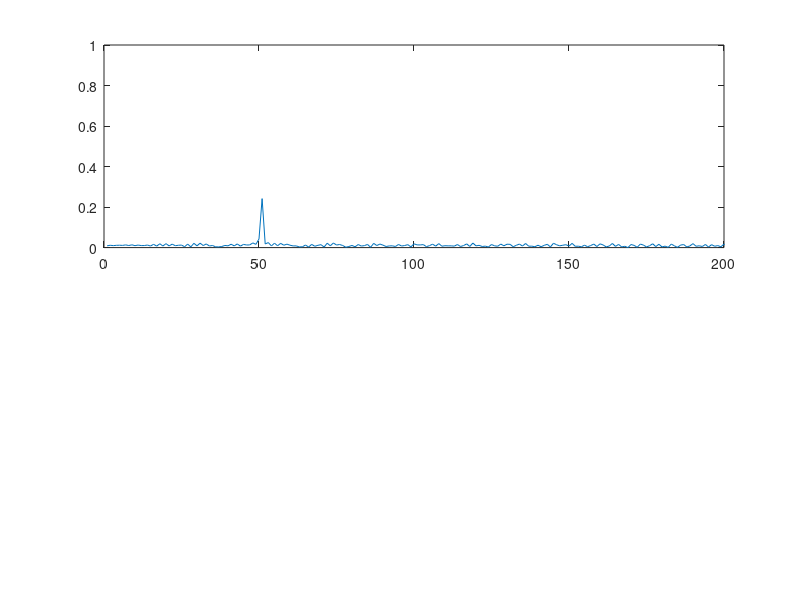
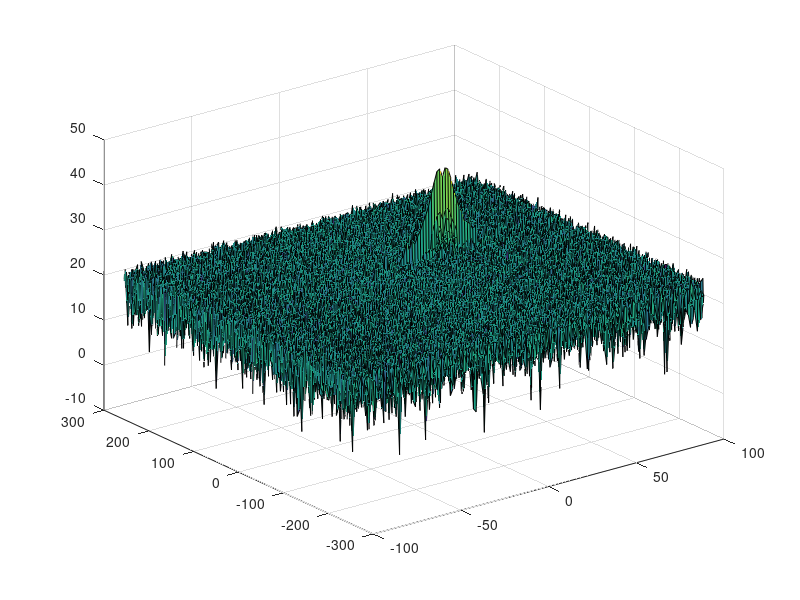

The MATLAB source for these figures, in order: (Note: this script raises an error after producing the figures.)

clear all
clc;

% Radar Specifications
frequency = 77e9; % Frequency of operation = 77GHz
maxRange = 200; % Max Range = 200m
rangeResolution = 1; % Range Resolution = 1 m
maxVelocity = 100; % Max Velocity = 100 m/s

% Speed of light
c = 3e8; % speed of light = 3e8 m/s

%%%%%%%%%%%%%%%%%%%%%%%%%%%

%speed of light = 3e8
%% User Defined Range and Velocity of target
% 1:
% define the target's initial position and velocity. Note : Velocity
% remains contant

% User Defined Range and Velocity of target
initialPosition = 50; % Example: 50 meters
velocity = 30; % Example: 30 m/s (constant velocity)
%%%%%%%%%%%%%%%%%%%%%%%%%%%

 


%% FMCW Waveform Generation

% 2:
%Design the FMCW waveform by giving the specs of each of its parameters.
% Calculate the Bandwidth (B), Chirp Time (Tchirp) and Slope (slope) of the FMCW
% chirp using the requirements above.


% FMCW Waveform Generation
B = c / (2 * rangeResolution); % Bandwidth
Tchirp = 5.5 * (2 * maxRange / c); % Chirp time (factor of 5.5 is typical)
slope = B / Tchirp; % Slope of the FMCW chirp
%%%%%%%%%%%%%%%%%%%%%%%%%%%



%Operating carrier frequency of Radar 
fc= 77e9;             %carrier freq

                                                          
%The number of chirps in one sequence. Its ideal to have 2^ value for the ease of running the FFT
%for Doppler Estimation. 
Nd=128;                   % #of doppler cells OR #of sent periods % number of chirps

%The number of samples on each chirp. 
Nr=1024;                  %for length of time OR # of range cells

% Timestamp for running the displacement scenario for every sample on each
% chirp
t=linspace(0,Nd*Tchirp,Nr*Nd); %total time for samples


%Creating the vectors for Tx, Rx and Mix based on the total samples input.
Tx=zeros(1,length(t)); %transmitted signal
Rx=zeros(1,length(t)); %received signal
Mix = zeros(1,length(t)); %beat signal

%Similar vectors for range_covered and time delay.
r_t=zeros(1,length(t));
td=zeros(1,length(t));


%% Signal generation and Moving Target simulation
% Running the radar scenario over the time. 

for i=1:length(t)         
    
    
    % *%TODO* :
    %For each time stamp update the Range of the Target for constant velocity. 
    
     % Update the Range of the Target for constant velocity
    r_t(i) = initialPosition + velocity * t(i);
    td(i) = 2 * r_t(i) / c; % Time delay



    % *%TODO* :
    %For each time sample we need update the transmitted and
    %received signal. 
    % Update the transmitted and received signal
    Tx(i) = cos(2 * pi * (frequency * t(i) + (slope * t(i)^2) / 2));
    Rx(i) = cos(2 * pi * (frequency * (t(i) - td(i)) + (slope * (t(i) - td(i))^2) / 2));



    
    % 3:
    %Now by mixing the Transmit and Receive generate the beat signal
    %This is done by element wise matrix multiplication of Transmit and
    %Receiver Signal
    % Generate the beat signal by mixing Tx and Rx
    Mix(i) = Tx(i) .* Rx(i);    
end

%% RANGE MEASUREMENT


 % 4:
%reshape the vector into Nr*Nd array. Nr and Nd here would also define the size of
%Range and Doppler FFT respectively.

Mix = reshape(Mix, [Nr, Nd]);

 % 5:
%run the FFT on the beat signal along the range bins dimension (Nr) and
%normalize.

sig_fft1 = fft(Mix, Nr);
sig_fft1 = sig_fft1 / Nr;



 % 6:
% Take the absolute value of FFT output
sig_fft1 = abs(sig_fft1);


 % 7:
% Output of FFT is double sided signal, but we are interested in only one side of the spectrum.
% Hence we throw out half of the samples.


% Keep one side of the spectrum
sig_fft1 = sig_fft1(1:Nr/2);



%plotting the range
figure ('Name','Range from First FFT')
subplot(2,1,1)

 % 8:
 % plot FFT output 
plot(sig_fft1);
 
axis ([0 200 0 1]);



%% RANGE DOPPLER RESPONSE
% The 2D FFT implementation is already provided here. This will run a 2DFFT
% on the mixed signal (beat signal) output and generate a range doppler
% map.You will implement CFAR on the generated RDM




% Range Doppler Map Generation.

% The output of the 2D FFT is an image that has reponse in the range and
% doppler FFT bins. So, it is important to convert the axis from bin sizes
% to range and doppler based on their Max values.

Mix=reshape(Mix,[Nr,Nd]);

% 2D FFT using the FFT size for both dimensions.
sig_fft2 = fft2(Mix,Nr,Nd);

% Taking just one side of signal from Range dimension.
sig_fft2 = sig_fft2(1:Nr/2,1:Nd);
sig_fft2 = fftshift (sig_fft2);
RDM = abs(sig_fft2);
RDM = 10*log10(RDM) ;

%use the surf function to plot the output of 2DFFT and to show axis in both
%dimensions
doppler_axis = linspace(-100,100,Nd);
range_axis = linspace(-200,200,Nr/2)*((Nr/2)/400);
figure,surf(doppler_axis,range_axis,RDM);

%% CFAR implementation

%Slide Window through the complete Range Doppler Map

% 9:
%Select the number of Training Cells in both the dimensions.

% Number of Training Cells in both dimensions
Tr = 10; % Training cells for range
Td = 8; % Training cells for doppler


% 10:
%Select the number of Guard Cells in both dimensions around the Cell under 
%test (CUT) for accurate estimation


% Number of Guard Cells in both dimensions
Gr = 4; % Guard cells for range
Gd = 4; % Guard cells for doppler





% 11:
% offset the threshold by SNR value in dB

offset = 6;


% 12:
%Create a vector to store noise_level for each iteration on training cells
noise_level = zeros(1,1);


% 13:
%design a loop such that it slides the CUT across range doppler map by
%giving margins at the edges for Training and Guard Cells.
%For every iteration sum the signal level within all the training
%cells. To sum convert the value from logarithmic to linear using db2pow
%function. Average the summed values for all of the training
%cells used. After averaging convert it back to logarithimic using pow2db.
%Further add the offset to it to determine the threshold. Next, compare the
%signal under CUT with this threshold. If the CUT level > threshold assign
%it a value of 1, else equate it to 0.


   % Use RDM[x,y] as the matrix from the output of 2D FFT for implementing
   % CFAR





% 14:
% The process above will generate a thresholded block, which is smaller 
%than the Range Doppler Map as the CUT cannot be located at the edges of
%matrix. Hence,few cells will not be thresholded. To keep the map size same
% set those values to 0. 
 



% Initialize a thresholded RDM
thresholded_RDM = zeros(size(RDM));

% Loop through the RDM, excluding the edges for Training and Guard Cells
for i = Tr+Gr+1:(Nr/2)-(Gr+Tr)
    for j = Td+Gd+1:Nd-(Gd+Td)
        % Compute noise level
        noise_level = sum(db2pow(RDM(i-(Tr+Gr):i+(Tr+Gr), j-(Td+Gd):j+(Td+Gd))), 'all');
        noise_level = noise_level - sum(db2pow(RDM(i-Gr:i+Gr, j-Gd:j+Gd)), 'all');
        noise_level = noise_level / ((2*(Tr+Gr)+1)*(2*(Td+Gd)+1) - (2*Gr+1)*(2*Gd+1));

        % Convert noise level to dB and add offset
        threshold = pow2db(noise_level) + offset;

        % Compare the signal under CUT with the threshold
        if RDM(i,j) > threshold
            thresholded_RDM(i,j) = 1;
        else
            thresholded_RDM(i,j) = 0;
        end
    end
end

% Set the edges of thresholded RDM to zero
thresholded_RDM(union(1:Tr+Gr, end-(Tr+Gr-1):end), :) = 0; 
thresholded_RDM(:, union(1:Td+Gd, end-(Td+Gd-1):end)) = 0;






% 15:
%display the CFAR output using the Surf function like we did for Range
%Doppler Response output.

% Display the CFAR output using the Surf function
figure, surf(doppler_axis, range_axis, thresholded_RDM);
colorbar;

figure,surf(doppler_axis,range_axis,'replace this with output');
colorbar;


 
 
